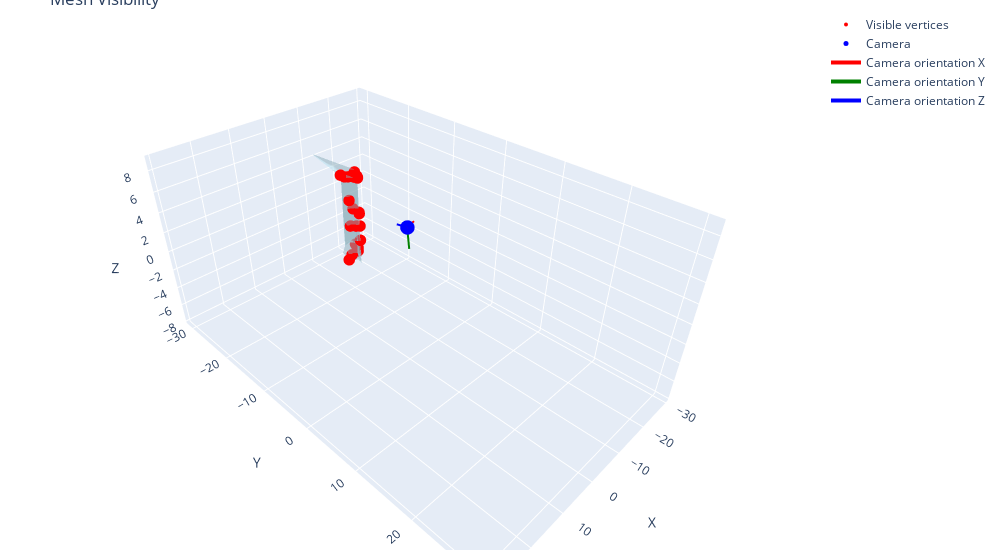

Notebook cell for this chart:
### Code cell
visualize_results_mesh(pier_cutted_, visible_indices, rotation, center)

### Figure 1 — Plotly figure (JSON) as saved in the notebook; plotly's stock layout.template omitted (floating-point values rounded to 4 significant figures; data arrays with more than 128 entries replaced by an {"elided": "..."} marker saying what was removed)
{"data": [{"color": "lightblue", "i": {"elided": "559 int values"}, "j": {"elided": "559 int values"}, "k": {"elided": "559 int values"}, "name": "Mesh", "opacity": 0.5, "type": "mesh3d", "x": {"elided": "398 float values"}, "y": {"elided": "398 float values"}, "z": {"elided": "398 float values"}}, {"marker": {"color": "red", "size": 4}, "mode": "markers", "name": "Visible vertices", "type": "scatter3d", "x": [-26.88, -26.79, -29.12, -29.99, -29.59, -18.91, -19.1, -18.89, -22.57, -22.0, -27.8, -14.45, -28.66, -26.86, -27.33, -28.89, -16.16, -16.03, -16.06, -17.28, -17.3, -19.29, -18.96, -28.59, -21.08, -21.08, -20.47, -22.85, -22.61, -21.73, -26.84, -26.67, -27.0, -26.86, -16.11, -18.06, -18.05, -17.9, -17.23, -17.97, -23.5, -26.31, -15.36, -15.44, -16.01, -25.01, -25.1, -25.88, -25.79, -18.91, -26.25, -20.7, -16.79, -26.57, -19.93, -17.25, -20.14, -20.26, -19.02, -22.23, -26.73, -27.91, -20.7, -20.03, -28.11, -19.03, -27.64, -23.08, -22.18, -23.24, -24.06, -22.59, -25.42, -24.07, -19.28, -18.09, -15.17, -21.36, -20.16, -19.25, -17.93, -17.93, -18.26, -18.31, -19.91, -20.99, -19.83, -21.56], "y": [-44.43, -44.91, -42.19, -41.86, -42.25, -25.54, -26.07, -25.5, -45.39, -45.0, -42.15, -25.65, -40.44, -43.3, -43.69, -41.77, -25.05, -25.07, -25.05, -24.38, -24.31, -25.69, -26.2, -39.57, -43.41, -43.64, -42.62, -46.36, -45.99, -44.51, -44.19, -43.34, -44.67, -44.35, -25.09, -24.07, -24.02, -23.94, -24.41, -23.93, -47.56, -45.19, -25.47, -25.41, -25.08, -41.41, -42.03, -43.1, -42.95, -25.43, -37.29, -36.07, -24.67, -36.37, -41.25, -24.34, -42.27, -41.82, -41.39, -36.99, -38.37, -38.09, -44.2, -42.0, -45.18, -40.33, -39.67, -48.18, -46.65, -40.39, -39.88, -39.15, -42.4, -40.36, -41.24, -24.03, -34.44, -36.72, -41.84, -42.11, -23.93, -23.93, -24.32, -39.11, -43.67, -42.62, -41.6, -36.17], "z": [5.475, 5.639, 5.276, 5.498, 5.515, -6.722, -6.2, -6.317, 5.845, 6.557, 5.148, 2.953, 4.902, 5.175, 5.572, 5.617, 2.668, -3.015, 0.0211, 2.642, 2.643, 2.667, -6.032, 5.51, 6.231, 7.231, 7.31, 6.528, 7.357, 7.4, 5.697, 5.968, 7.263, 6.62, -3.01, -4.829, -1.58, -1.384, -3.039, -3.027, 7.332, 5.661, -7.246, 2.685, -6.599, 5.805, 6.325, 6.553, 7.327, 2.652, 5.488, 5.547, -0.9671, 5.467, 5.925, -3.009, 5.715, 5.744, 5.735, 5.57, 5.569, 5.678, 5.79, 6.282, 7.433, 6.131, 5.539, 5.879, 5.829, 5.623, 5.608, 5.624, 5.647, 6.367, 7.271, 2.563, 5.611, 5.902, 7.39, 7.516, 2.543, 2.543, 2.634, 6.734, 7.911, 7.559, 7.343, 5.74]}, {"marker": {"color": "blue", "size": 5}, "mode": "markers", "name": "Camera", "type": "scatter3d", "x": [-19.14], "y": [-12.81], "z": [-0.6092]}, {"line": {"color": "red", "width": 4}, "mode": "lines", "name": "Camera orientation X", "type": "scatter3d", "x": [-19.14, -21.62], "y": [-12.81, -12.79], "z": [-0.6092, -0.3021]}, {"line": {"color": "green", "width": 4}, "mode": "lines", "name": "Camera orientation Y", "type": "scatter3d", "x": [-19.14, -19.44], "y": [-12.81, -12.53], "z": [-0.6092, -3.075]}, {"line": {"color": "blue", "width": 4}, "mode": "lines", "name": "Camera orientation Z", "type": "scatter3d", "x": [-19.14, -19.19], "y": [-12.81, -15.3], "z": [-0.6092, -0.884]}], "layout": {"margin": {"b": 10, "l": 10, "r": 20, "t": 10}, "scene": {"aspectmode": "data", "xaxis": {"range": [-31, 31], "title": {"text": "X"}}, "yaxis": {"range": [-32, 32], "title": {"text": "Y"}}, "zaxis": {"title": {"text": "Z"}}}, "title": {"text": "Mesh Visibility"}, "width": 1000}}
